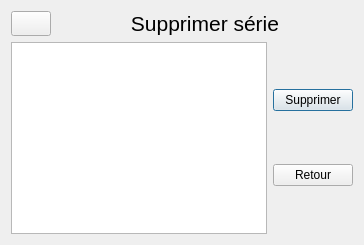
      <widget class="QWidget" name="pageListeSupprimer">
       <layout class="QGridLayout" name="gridLayout_7">
        <item row="0" column="0">
         <layout class="QVBoxLayout" name="pageListeSupprimerVLayoutPrincipal">
          <item>
           <layout class="QHBoxLayout" name="pageListeSupprimerHLayoutTitre">
            <item>
             <widget class="QPushButton" name="pageListeSupprimerBoutonAccueil">
              <property name="maximumSize">
               <size>
                <width>40</width>
                <height>40</height>
               </size>
              </property>
              <property name="toolTip">
               <string>Retourne à l'écran principal</string>
              </property>
              <property name="text">
               <string/>
              </property>
              <property name="icon">
               <iconset resource="ressource.qrc">
                <normaloff>:/images/accueil.png</normaloff>:/images/accueil.png</iconset>
              </property>
              <property name="iconSize">
               <size>
                <width>32</width>
                <height>32</height>
               </size>
              </property>
             </widget>
            </item>
            <item>
             <widget class="QLabel" name="pageListeSupprimerTitre">
              <property name="sizePolicy">
               <sizepolicy hsizetype="Preferred" vsizetype="Fixed">
                <horstretch>0</horstretch>
                <verstretch>0</verstretch>
               </sizepolicy>
              </property>
              <property name="text">
               <string>&lt;html&gt;&lt;head/&gt;&lt;body&gt;&lt;p align=&quot;center&quot;&gt;&lt;span style=&quot; font-size:16pt;&quot;&gt;Supprimer série&lt;/span&gt;&lt;/p&gt;&lt;/body&gt;&lt;/html&gt;</string>
              </property>
              <property name="alignment">
               <set>Qt::AlignCenter</set>
              </property>
             </widget>
            </item>
           </layout>
          </item>
          <item>
           <layout class="QHBoxLayout" name="pageListeSupprimerHLayoutPrincipal">
            <item>
             <widget class="QListWidget" name="pageListeSupprimerDisplay"/>
            </item>
            <item>
             <layout class="QVBoxLayout" name="pageListeSupprimerVLayoutBoutonLateral">
              <item>
               <widget class="QPushButton" name="pageListeSupprimerBoutonSupprimer">
                <property name="toolTip">
                 <string>Supprime la série sélectionnée</string>
                </property>
                <property name="styleSheet">
                 <string notr="true">font: 12pt &quot;MS Shell Dlg 2&quot;;</string>
                </property>
                <property name="text">
                 <string>Supprimer</string>
                </property>
                <property name="icon">
                 <iconset resource="ressource.qrc">
                  <normaloff>:/images/annuler.png</normaloff>:/images/annuler.png</iconset>
                </property>
                <property name="iconSize">
                 <size>
                  <width>32</width>
                  <height>32</height>
                 </size>
                </property>
                <property name="default">
                 <bool>true</bool>
                </property>
               </widget>
              </item>
              <item>
               <widget class="QPushButton" name="pageListeSupprimerBoutonRetour">
                <property name="toolTip">
                 <string>Retourne à l'écran principal</string>
                </property>
                <property name="styleSheet">
                 <string notr="true">font: 12pt &quot;MS Shell Dlg 2&quot;;</string>
                </property>
                <property name="text">
                 <string>Retour</string>
                </property>
                <property name="icon">
                 <iconset resource="ressource.qrc">
                  <normaloff>:/images/retour.png</normaloff>:/images/retour.png</iconset>
                </property>
                <property name="iconSize">
                 <size>
                  <width>32</width>
                  <height>32</height>
                 </size>
                </property>
               </widget>
              </item>
             </layout>
            </item>
           </layout>
          </item>
         </layout>
        </item>
       </layout>
      </widget>
